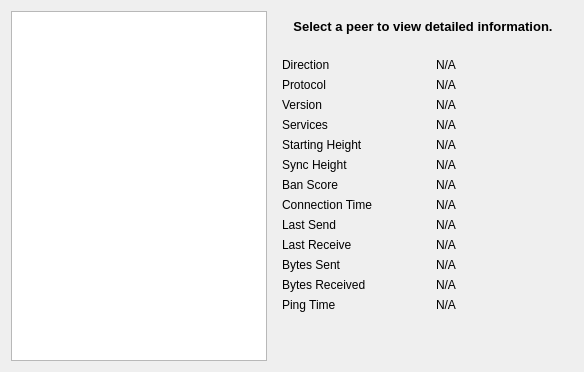
     <widget class="QWidget" name="tab_peers">
      <attribute name="title">
       <string>&amp;Peers</string>
      </attribute>
      <layout class="QGridLayout" name="gridLayout_2">
       <item row="0" column="0" rowspan="2">
        <widget class="QTableView" name="peerWidget">
         <property name="horizontalScrollBarPolicy">
          <enum>Qt::ScrollBarAsNeeded</enum>
         </property>
         <property name="sortingEnabled">
          <bool>true</bool>
         </property>
         <attribute name="horizontalHeaderHighlightSections">
          <bool>false</bool>
         </attribute>
        </widget>
       </item>
       <item row="0" column="1">
        <widget class="QLabel" name="peerHeading">
         <property name="sizePolicy">
          <sizepolicy hsizetype="Preferred" vsizetype="Minimum">
           <horstretch>0</horstretch>
           <verstretch>0</verstretch>
          </sizepolicy>
         </property>
         <property name="minimumSize">
          <size>
           <width>300</width>
           <height>32</height>
          </size>
         </property>
         <property name="font">
          <font>
           <pointsize>10</pointsize>
           <weight>75</weight>
           <bold>true</bold>
          </font>
         </property>
         <property name="cursor">
          <cursorShape>IBeamCursor</cursorShape>
         </property>
         <property name="text">
          <string>Select a peer to view detailed information.</string>
         </property>
         <property name="alignment">
          <set>Qt::AlignCenter</set>
         </property>
         <property name="wordWrap">
          <bool>true</bool>
         </property>
         <property name="textInteractionFlags">
          <set>Qt::LinksAccessibleByMouse|Qt::TextSelectableByKeyboard|Qt::TextSelectableByMouse</set>
         </property>
        </widget>
       </item>
       <item row="1" column="1">
        <widget class="QWidget" name="detailWidget" native="true">
         <property name="minimumSize">
          <size>
           <width>300</width>
           <height>0</height>
          </size>
         </property>
         <layout class="QGridLayout" name="gridLayout_3">
          <item row="0" column="0">
           <widget class="QLabel" name="label_23">
            <property name="text">
             <string>Direction</string>
            </property>
           </widget>
          </item>
          <item row="0" column="2">
           <widget class="QLabel" name="peerDirection">
            <property name="cursor">
             <cursorShape>IBeamCursor</cursorShape>
            </property>
            <property name="text">
             <string>N/A</string>
            </property>
            <property name="textFormat">
             <enum>Qt::PlainText</enum>
            </property>
            <property name="textInteractionFlags">
             <set>Qt::LinksAccessibleByMouse|Qt::TextSelectableByKeyboard|Qt::TextSelectableByMouse</set>
            </property>
           </widget>
          </item>
          <item row="1" column="0">
           <widget class="QLabel" name="label_21">
            <property name="text">
             <string>Protocol</string>
            </property>
           </widget>
          </item>
          <item row="1" column="2">
           <widget class="QLabel" name="peerVersion">
            <property name="cursor">
             <cursorShape>IBeamCursor</cursorShape>
            </property>
            <property name="text">
             <string>N/A</string>
            </property>
            <property name="textFormat">
             <enum>Qt::PlainText</enum>
            </property>
            <property name="textInteractionFlags">
             <set>Qt::LinksAccessibleByMouse|Qt::TextSelectableByKeyboard|Qt::TextSelectableByMouse</set>
            </property>
           </widget>
          </item>
          <item row="2" column="0">
           <widget class="QLabel" name="label_28">
            <property name="text">
             <string>Version</string>
            </property>
           </widget>
          </item>
          <item row="2" column="2">
           <widget class="QLabel" name="peerSubversion">
            <property name="cursor">
             <cursorShape>IBeamCursor</cursorShape>
            </property>
            <property name="text">
             <string>N/A</string>
            </property>
            <property name="textFormat">
             <enum>Qt::PlainText</enum>
            </property>
            <property name="textInteractionFlags">
             <set>Qt::LinksAccessibleByMouse|Qt::TextSelectableByKeyboard|Qt::TextSelectableByMouse</set>
            </property>
           </widget>
          </item>
          <item row="3" column="0">
           <widget class="QLabel" name="label_4">
            <property name="text">
             <string>Services</string>
            </property>
           </widget>
          </item>
          <item row="3" column="2">
           <widget class="QLabel" name="peerServices">
            <property name="cursor">
             <cursorShape>IBeamCursor</cursorShape>
            </property>
            <property name="text">
             <string>N/A</string>
            </property>
            <property name="textFormat">
             <enum>Qt::PlainText</enum>
            </property>
            <property name="textInteractionFlags">
             <set>Qt::LinksAccessibleByMouse|Qt::TextSelectableByKeyboard|Qt::TextSelectableByMouse</set>
            </property>
           </widget>
          </item>
          <item row="5" column="0">
           <widget class="QLabel" name="label_29">
            <property name="text">
             <string>Starting Height</string>
            </property>
           </widget>
          </item>
          <item row="5" column="2">
           <widget class="QLabel" name="peerHeight">
            <property name="cursor">
             <cursorShape>IBeamCursor</cursorShape>
            </property>
            <property name="text">
             <string>N/A</string>
            </property>
            <property name="textFormat">
             <enum>Qt::PlainText</enum>
            </property>
            <property name="textInteractionFlags">
             <set>Qt::LinksAccessibleByMouse|Qt::TextSelectableByKeyboard|Qt::TextSelectableByMouse</set>
            </property>
           </widget>
          </item>
          <item row="6" column="0">
           <widget class="QLabel" name="label_27">
            <property name="text">
             <string>Sync Height</string>
            </property>
           </widget>
          </item>
          <item row="6" column="2">
           <widget class="QLabel" name="peerSyncHeight">
            <property name="cursor">
             <cursorShape>IBeamCursor</cursorShape>
            </property>
            <property name="text">
             <string>N/A</string>
            </property>
            <property name="textFormat">
             <enum>Qt::PlainText</enum>
            </property>
            <property name="textInteractionFlags">
             <set>Qt::LinksAccessibleByMouse|Qt::TextSelectableByKeyboard|Qt::TextSelectableByMouse</set>
            </property>
           </widget>
          </item>
          <item row="7" column="0">
           <widget class="QLabel" name="label_24">
            <property name="text">
             <string>Ban Score</string>
            </property>
           </widget>
          </item>
          <item row="7" column="2">
           <widget class="QLabel" name="peerBanScore">
            <property name="cursor">
             <cursorShape>IBeamCursor</cursorShape>
            </property>
            <property name="text">
             <string>N/A</string>
            </property>
            <property name="textFormat">
             <enum>Qt::PlainText</enum>
            </property>
            <property name="textInteractionFlags">
             <set>Qt::LinksAccessibleByMouse|Qt::TextSelectableByKeyboard|Qt::TextSelectableByMouse</set>
            </property>
           </widget>
          </item>
          <item row="8" column="0">
           <widget class="QLabel" name="label_22">
            <property name="text">
             <string>Connection Time</string>
            </property>
           </widget>
          </item>
          <item row="8" column="2">
           <widget class="QLabel" name="peerConnTime">
            <property name="cursor">
             <cursorShape>IBeamCursor</cursorShape>
            </property>
            <property name="text">
             <string>N/A</string>
            </property>
            <property name="textFormat">
             <enum>Qt::PlainText</enum>
            </property>
            <property name="textInteractionFlags">
             <set>Qt::LinksAccessibleByMouse|Qt::TextSelectableByKeyboard|Qt::TextSelectableByMouse</set>
            </property>
           </widget>
          </item>
          <item row="9" column="0">
           <widget class="QLabel" name="label_15">
            <property name="text">
             <string>Last Send</string>
            </property>
           </widget>
          </item>
          <item row="9" column="2">
           <widget class="QLabel" name="peerLastSend">
            <property name="cursor">
             <cursorShape>IBeamCursor</cursorShape>
            </property>
            <property name="text">
             <string>N/A</string>
            </property>
            <property name="textFormat">
             <enum>Qt::PlainText</enum>
            </property>
            <property name="textInteractionFlags">
             <set>Qt::LinksAccessibleByMouse|Qt::TextSelectableByKeyboard|Qt::TextSelectableByMouse</set>
            </property>
           </widget>
          </item>
          <item row="10" column="0">
           <widget class="QLabel" name="label_19">
            <property name="text">
             <string>Last Receive</string>
            </property>
           </widget>
          </item>
          <item row="10" column="2">
           <widget class="QLabel" name="peerLastRecv">
            <property name="cursor">
             <cursorShape>IBeamCursor</cursorShape>
            </property>
            <property name="text">
             <string>N/A</string>
            </property>
            <property name="textFormat">
             <enum>Qt::PlainText</enum>
            </property>
            <property name="textInteractionFlags">
             <set>Qt::LinksAccessibleByMouse|Qt::TextSelectableByKeyboard|Qt::TextSelectableByMouse</set>
            </property>
           </widget>
          </item>
          <item row="11" column="0">
           <widget class="QLabel" name="label_18">
            <property name="text">
             <string>Bytes Sent</string>
            </property>
           </widget>
          </item>
          <item row="11" column="2">
           <widget class="QLabel" name="peerBytesSent">
            <property name="cursor">
             <cursorShape>IBeamCursor</cursorShape>
            </property>
            <property name="text">
             <string>N/A</string>
            </property>
            <property name="textFormat">
             <enum>Qt::PlainText</enum>
            </property>
            <property name="textInteractionFlags">
             <set>Qt::LinksAccessibleByMouse|Qt::TextSelectableByKeyboard|Qt::TextSelectableByMouse</set>
            </property>
           </widget>
          </item>
          <item row="12" column="0">
           <widget class="QLabel" name="label_20">
            <property name="text">
             <string>Bytes Received</string>
            </property>
           </widget>
          </item>
          <item row="12" column="2">
           <widget class="QLabel" name="peerBytesRecv">
            <property name="cursor">
             <cursorShape>IBeamCursor</cursorShape>
            </property>
            <property name="text">
             <string>N/A</string>
            </property>
            <property name="textFormat">
             <enum>Qt::PlainText</enum>
            </property>
            <property name="textInteractionFlags">
             <set>Qt::LinksAccessibleByMouse|Qt::TextSelectableByKeyboard|Qt::TextSelectableByMouse</set>
            </property>
           </widget>
          </item>
          <item row="13" column="0">
           <widget class="QLabel" name="label_26">
            <property name="text">
             <string>Ping Time</string>
            </property>
           </widget>
          </item>
          <item row="13" column="2">
           <widget class="QLabel" name="peerPingTime">
            <property name="cursor">
             <cursorShape>IBeamCursor</cursorShape>
            </property>
            <property name="text">
             <string>N/A</string>
            </property>
            <property name="textFormat">
             <enum>Qt::PlainText</enum>
            </property>
            <property name="textInteractionFlags">
             <set>Qt::LinksAccessibleByMouse|Qt::TextSelectableByKeyboard|Qt::TextSelectableByMouse</set>
            </property>
           </widget>
          </item>
          <item row="14" column="1">
           <spacer name="verticalSpacer_3">
            <property name="orientation">
             <enum>Qt::Vertical</enum>
            </property>
            <property name="sizeHint" stdset="0">
             <size>
              <width>20</width>
              <height>40</height>
             </size>
            </property>
           </spacer>
          </item>
         </layout>
        </widget>
       </item>
      </layout>
     </widget>
